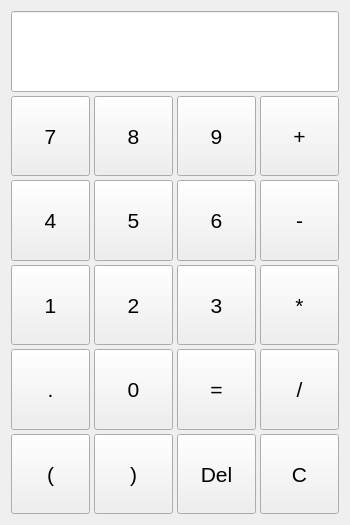
<?xml version="1.0" encoding="UTF-8"?>
<ui version="4.0">
 <class>Calculator</class>
 <widget class="QWidget" name="Calculator">
  <property name="windowModality">
   <enum>Qt::NonModal</enum>
  </property>
  <property name="enabled">
   <bool>true</bool>
  </property>
  <property name="geometry">
   <rect>
    <x>0</x>
    <y>0</y>
    <width>350</width>
    <height>525</height>
   </rect>
  </property>
  <property name="sizePolicy">
   <sizepolicy hsizetype="Fixed" vsizetype="Fixed">
    <horstretch>0</horstretch>
    <verstretch>0</verstretch>
   </sizepolicy>
  </property>
  <property name="minimumSize">
   <size>
    <width>100</width>
    <height>100</height>
   </size>
  </property>
  <property name="maximumSize">
   <size>
    <width>1000</width>
    <height>1000</height>
   </size>
  </property>
  <property name="contextMenuPolicy">
   <enum>Qt::DefaultContextMenu</enum>
  </property>
  <property name="acceptDrops">
   <bool>false</bool>
  </property>
  <property name="windowTitle">
   <string>Calculator</string>
  </property>
  <layout class="QGridLayout" name="gridLayout" rowstretch="0,0,0,0,0,0">
   <property name="spacing">
    <number>4</number>
   </property>
   <item row="1" column="0">
    <widget class="QPushButton" name="pushButton">
     <property name="sizePolicy">
      <sizepolicy hsizetype="Minimum" vsizetype="Minimum">
       <horstretch>0</horstretch>
       <verstretch>0</verstretch>
      </sizepolicy>
     </property>
     <property name="font">
      <font>
       <pointsize>16</pointsize>
      </font>
     </property>
     <property name="text">
      <string>7</string>
     </property>
    </widget>
   </item>
   <item row="4" column="0">
    <widget class="QPushButton" name="pushButton_13">
     <property name="sizePolicy">
      <sizepolicy hsizetype="Minimum" vsizetype="Minimum">
       <horstretch>0</horstretch>
       <verstretch>0</verstretch>
      </sizepolicy>
     </property>
     <property name="font">
      <font>
       <pointsize>16</pointsize>
      </font>
     </property>
     <property name="text">
      <string>.</string>
     </property>
    </widget>
   </item>
   <item row="0" column="0" colspan="4">
    <widget class="QLineEdit" name="mathInput">
     <property name="sizePolicy">
      <sizepolicy hsizetype="Expanding" vsizetype="Minimum">
       <horstretch>0</horstretch>
       <verstretch>0</verstretch>
      </sizepolicy>
     </property>
     <property name="font">
      <font>
       <pointsize>14</pointsize>
      </font>
     </property>
     <property name="readOnly">
      <bool>true</bool>
     </property>
    </widget>
   </item>
   <item row="3" column="2">
    <widget class="QPushButton" name="pushButton_11">
     <property name="sizePolicy">
      <sizepolicy hsizetype="Minimum" vsizetype="Minimum">
       <horstretch>0</horstretch>
       <verstretch>0</verstretch>
      </sizepolicy>
     </property>
     <property name="font">
      <font>
       <pointsize>16</pointsize>
      </font>
     </property>
     <property name="text">
      <string>3</string>
     </property>
    </widget>
   </item>
   <item row="2" column="2">
    <widget class="QPushButton" name="pushButton_7">
     <property name="sizePolicy">
      <sizepolicy hsizetype="Minimum" vsizetype="Minimum">
       <horstretch>0</horstretch>
       <verstretch>0</verstretch>
      </sizepolicy>
     </property>
     <property name="font">
      <font>
       <pointsize>16</pointsize>
      </font>
     </property>
     <property name="text">
      <string>6</string>
     </property>
    </widget>
   </item>
   <item row="1" column="1">
    <widget class="QPushButton" name="pushButton_3">
     <property name="sizePolicy">
      <sizepolicy hsizetype="Minimum" vsizetype="Minimum">
       <horstretch>0</horstretch>
       <verstretch>0</verstretch>
      </sizepolicy>
     </property>
     <property name="font">
      <font>
       <pointsize>16</pointsize>
      </font>
     </property>
     <property name="text">
      <string>8</string>
     </property>
    </widget>
   </item>
   <item row="3" column="0">
    <widget class="QPushButton" name="pushButton_9">
     <property name="sizePolicy">
      <sizepolicy hsizetype="Minimum" vsizetype="Minimum">
       <horstretch>0</horstretch>
       <verstretch>0</verstretch>
      </sizepolicy>
     </property>
     <property name="font">
      <font>
       <pointsize>16</pointsize>
      </font>
     </property>
     <property name="text">
      <string>1</string>
     </property>
    </widget>
   </item>
   <item row="2" column="3">
    <widget class="QPushButton" name="pushButton_8">
     <property name="sizePolicy">
      <sizepolicy hsizetype="Minimum" vsizetype="Minimum">
       <horstretch>0</horstretch>
       <verstretch>0</verstretch>
      </sizepolicy>
     </property>
     <property name="font">
      <font>
       <pointsize>16</pointsize>
      </font>
     </property>
     <property name="text">
      <string>-</string>
     </property>
    </widget>
   </item>
   <item row="1" column="3">
    <widget class="QPushButton" name="pushButton_6">
     <property name="sizePolicy">
      <sizepolicy hsizetype="Minimum" vsizetype="Minimum">
       <horstretch>0</horstretch>
       <verstretch>0</verstretch>
      </sizepolicy>
     </property>
     <property name="font">
      <font>
       <pointsize>16</pointsize>
      </font>
     </property>
     <property name="text">
      <string>+</string>
     </property>
    </widget>
   </item>
   <item row="3" column="1">
    <widget class="QPushButton" name="pushButton_10">
     <property name="sizePolicy">
      <sizepolicy hsizetype="Minimum" vsizetype="Minimum">
       <horstretch>0</horstretch>
       <verstretch>0</verstretch>
      </sizepolicy>
     </property>
     <property name="font">
      <font>
       <pointsize>16</pointsize>
      </font>
     </property>
     <property name="text">
      <string>2</string>
     </property>
    </widget>
   </item>
   <item row="3" column="3">
    <widget class="QPushButton" name="pushButton_12">
     <property name="sizePolicy">
      <sizepolicy hsizetype="Minimum" vsizetype="Minimum">
       <horstretch>0</horstretch>
       <verstretch>0</verstretch>
      </sizepolicy>
     </property>
     <property name="font">
      <font>
       <pointsize>16</pointsize>
      </font>
     </property>
     <property name="text">
      <string>*</string>
     </property>
    </widget>
   </item>
   <item row="1" column="2">
    <widget class="QPushButton" name="pushButton_5">
     <property name="sizePolicy">
      <sizepolicy hsizetype="Minimum" vsizetype="Minimum">
       <horstretch>0</horstretch>
       <verstretch>0</verstretch>
      </sizepolicy>
     </property>
     <property name="font">
      <font>
       <pointsize>16</pointsize>
      </font>
     </property>
     <property name="text">
      <string>9</string>
     </property>
    </widget>
   </item>
   <item row="4" column="2">
    <widget class="QPushButton" name="pushButton_15">
     <property name="sizePolicy">
      <sizepolicy hsizetype="Minimum" vsizetype="Minimum">
       <horstretch>0</horstretch>
       <verstretch>0</verstretch>
      </sizepolicy>
     </property>
     <property name="font">
      <font>
       <pointsize>16</pointsize>
      </font>
     </property>
     <property name="text">
      <string>=</string>
     </property>
    </widget>
   </item>
   <item row="2" column="1">
    <widget class="QPushButton" name="pushButton_4">
     <property name="sizePolicy">
      <sizepolicy hsizetype="Minimum" vsizetype="Minimum">
       <horstretch>0</horstretch>
       <verstretch>0</verstretch>
      </sizepolicy>
     </property>
     <property name="font">
      <font>
       <pointsize>16</pointsize>
      </font>
     </property>
     <property name="text">
      <string>5</string>
     </property>
    </widget>
   </item>
   <item row="4" column="3">
    <widget class="QPushButton" name="pushButton_16">
     <property name="sizePolicy">
      <sizepolicy hsizetype="Minimum" vsizetype="Minimum">
       <horstretch>0</horstretch>
       <verstretch>0</verstretch>
      </sizepolicy>
     </property>
     <property name="font">
      <font>
       <pointsize>16</pointsize>
      </font>
     </property>
     <property name="text">
      <string>/</string>
     </property>
    </widget>
   </item>
   <item row="2" column="0">
    <widget class="QPushButton" name="pushButton_2">
     <property name="sizePolicy">
      <sizepolicy hsizetype="Minimum" vsizetype="Minimum">
       <horstretch>0</horstretch>
       <verstretch>0</verstretch>
      </sizepolicy>
     </property>
     <property name="font">
      <font>
       <pointsize>16</pointsize>
      </font>
     </property>
     <property name="text">
      <string>4</string>
     </property>
    </widget>
   </item>
   <item row="4" column="1">
    <widget class="QPushButton" name="pushButton_14">
     <property name="sizePolicy">
      <sizepolicy hsizetype="Minimum" vsizetype="Minimum">
       <horstretch>0</horstretch>
       <verstretch>0</verstretch>
      </sizepolicy>
     </property>
     <property name="font">
      <font>
       <pointsize>16</pointsize>
      </font>
     </property>
     <property name="text">
      <string>0</string>
     </property>
    </widget>
   </item>
   <item row="5" column="0">
    <widget class="QPushButton" name="pushButton_17">
     <property name="sizePolicy">
      <sizepolicy hsizetype="Minimum" vsizetype="Minimum">
       <horstretch>0</horstretch>
       <verstretch>0</verstretch>
      </sizepolicy>
     </property>
     <property name="font">
      <font>
       <pointsize>16</pointsize>
      </font>
     </property>
     <property name="text">
      <string>(</string>
     </property>
    </widget>
   </item>
   <item row="5" column="1">
    <widget class="QPushButton" name="pushButton_18">
     <property name="sizePolicy">
      <sizepolicy hsizetype="Minimum" vsizetype="Minimum">
       <horstretch>0</horstretch>
       <verstretch>0</verstretch>
      </sizepolicy>
     </property>
     <property name="font">
      <font>
       <pointsize>16</pointsize>
      </font>
     </property>
     <property name="text">
      <string>)</string>
     </property>
    </widget>
   </item>
   <item row="5" column="2">
    <widget class="QPushButton" name="pushButton_19">
     <property name="sizePolicy">
      <sizepolicy hsizetype="Minimum" vsizetype="Minimum">
       <horstretch>0</horstretch>
       <verstretch>0</verstretch>
      </sizepolicy>
     </property>
     <property name="font">
      <font>
       <pointsize>16</pointsize>
      </font>
     </property>
     <property name="text">
      <string>Del</string>
     </property>
    </widget>
   </item>
   <item row="5" column="3">
    <widget class="QPushButton" name="pushButton_20">
     <property name="sizePolicy">
      <sizepolicy hsizetype="Minimum" vsizetype="Minimum">
       <horstretch>0</horstretch>
       <verstretch>0</verstretch>
      </sizepolicy>
     </property>
     <property name="font">
      <font>
       <pointsize>16</pointsize>
      </font>
     </property>
     <property name="text">
      <string>C</string>
     </property>
    </widget>
   </item>
  </layout>
 </widget>
 <resources/>
 <connections/>
</ui>
